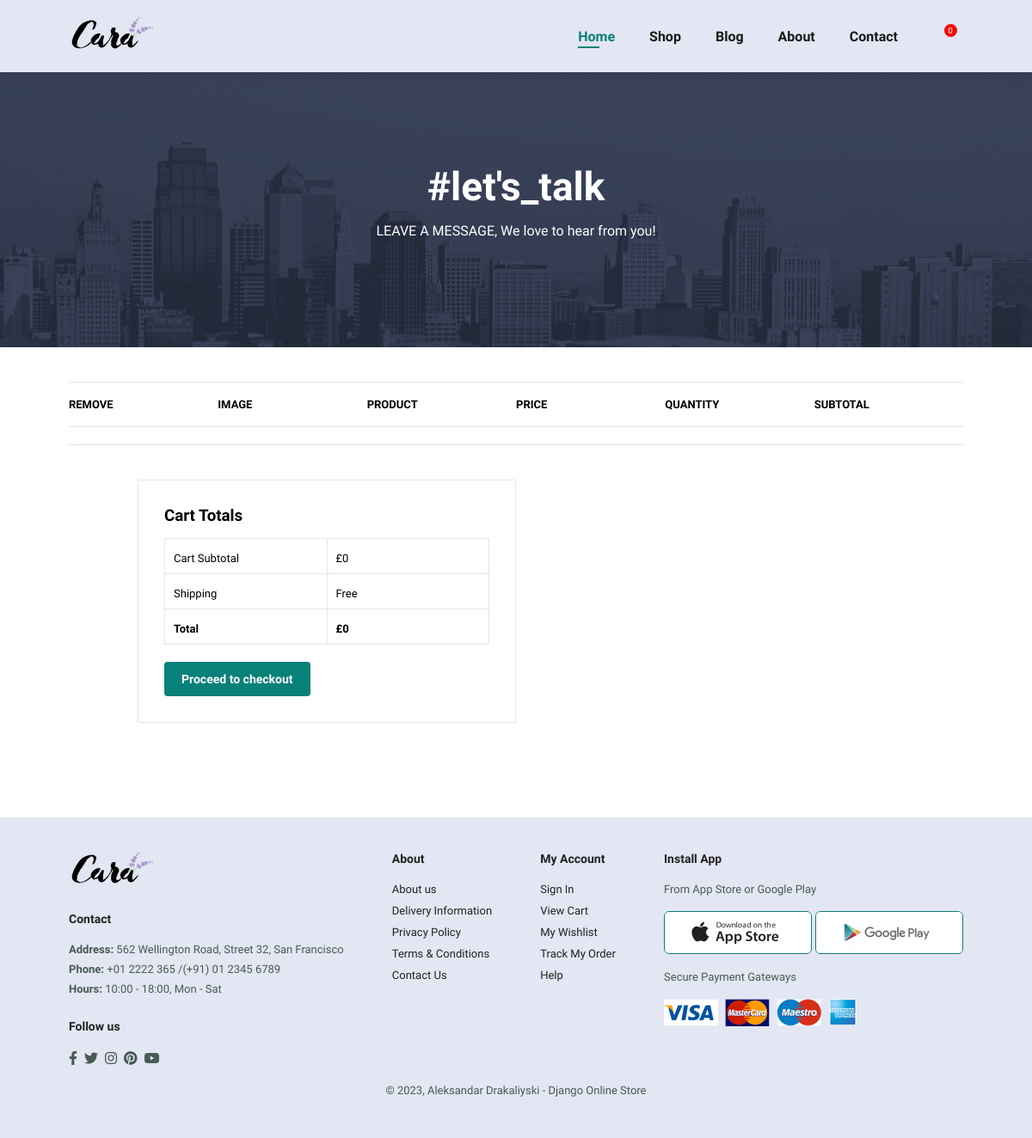
/cart/ (signed in), run on an earlier commit of the app's database.
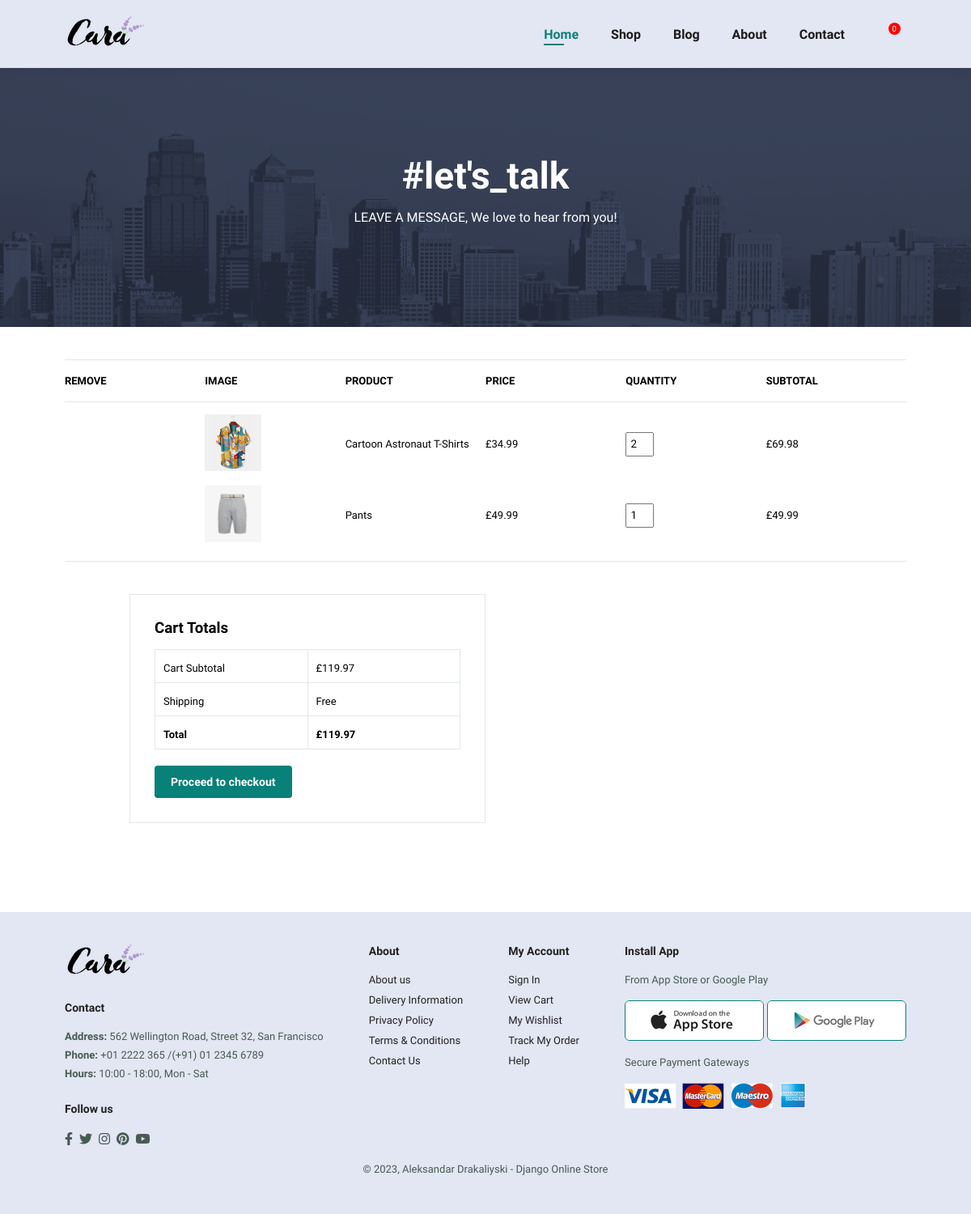
And on a later commit of the database.
### store/models.py (models this page shows, shortened)
class Order(models.Model):
    customer = models.ForeignKey(Customer, on_delete=models.SET_NULL, blank=True, null=True)
    date_ordered = models.DateTimeField(auto_now_add=True)
    complete = models.BooleanField(default=False)
    transaction_id = models.CharField(max_length=100, null=True)
    @property
    def get_cart_total(self):
        orderitems=self.orderitem_set.all()
        total = sum([item.get_total for item in orderitems])
        return total

class OrderItem(models.Model):
    product = models.ForeignKey(Product, on_delete=models.SET_NULL, blank=True, null=True)
    order = models.ForeignKey(Order, on_delete=models.SET_NULL, blank=True, null=True)
    quantity = models.IntegerField(default=0, blank=True, null=True)
    date_added = models.DateTimeField(auto_now_add=True)
    @property
    def get_total(self):
        return self.product.price * self.quantity

class Product(models.Model):
    name = models.CharField(max_length=200, null=True)
    price = models.DecimalField(max_digits=7, decimal_places=2)
    brand = models.CharField(max_length=200, null=True)
    image = models.ImageField(null=True, blank=True)
    @property
    def imageURL(self):
        try:
            url = self.image.url
        except:
            url = ''
        return url

### store/views.py (the view)
# urls.py: path('cart/', views.cart, name='cart'),
def cart(request):
    if request.user.is_authenticated:
        customer = request.user.customer
        order, created = Order.objects.get_or_create(customer=customer, complete=False)
        items = order.orderitem_set.all()
        print('User is authenticated')
    else:
        print('User is not authenticated')
        items=[]
    context = {'items': items, 'order': order}
    return render(request, 'store/cart.html', context )

### store/templates/store/cart.html (shortened to what this page needs)
{% extends 'store/base.html' %}
{% load static %}
{%  block content %}
<section id="page-header" class="about-header">
    <h2>#let's_talk</h2>
    <p>LEAVE A MESSAGE, We love to hear from you!</p>
</section>
<section id="cart" class="section-p1">
    <table width="100%">
        <thead>
            <tr>
              <td>Remove</td>
              <td>Image</td>
              <td>Product</td>
              <td>Price</td>
              <td>Quantity</td>
              <td>Subtotal</td>
            </tr>
          </thead>
          {% for item in items %}
            <tbody>
              <tr>
                  <td><a href="#"><i class="far fa-times-circle"></a></i></td>
                  <td><img src="{{ item.product.imageURL }}" alt=""></td>
                  <td>{{item.product.name}}</td>
                  <td>£{{item.product.price|floatformat:2}}</td>
                  <td><input type="number" value="{{item.quantity}}"></td>
                  <td>£{{item.get_total}}</td>
              </tr>
            </tbody>
        {% endfor %}
    </table>
    <section id="cart-add" class="section-p1">
        <div id="subtotal">
            <h3>Cart Totals</h3>
            <table>
              <tr>
                <td>Cart Subtotal</td>
                <td>£{{order.get_cart_total}}</td>
              </tr>
              <tr>
                <td>Shipping</td>
                <td>Free</td>
              </tr>
              <tr>
                <td><strong>Total</strong></td>
                <td><strong>£{{order.get_cart_total}}</strong></td>
              </tr>
            </table>
            <button class="normal"><a href="{% url 'checkout' %}">Proceed to checkout</a></button>
          </div>
    </section>
</section>
{% endblock %}

What changed in the data, as far as the page shows it:
removed Order: get_cart_total "0"
now on this page (row edited): OrderItem: product.imageURL (picture), product.name "Cartoon Astronaut T-Shirts", product.price "34.99", quantity "2", get_total "69.98"
now on this page (row unchanged): OrderItem: product.imageURL (picture), product.name "Pants", product.price "49.99", quantity "1", get_total "49.99"
now on this page (row edited): Order: get_cart_total "119.97"
